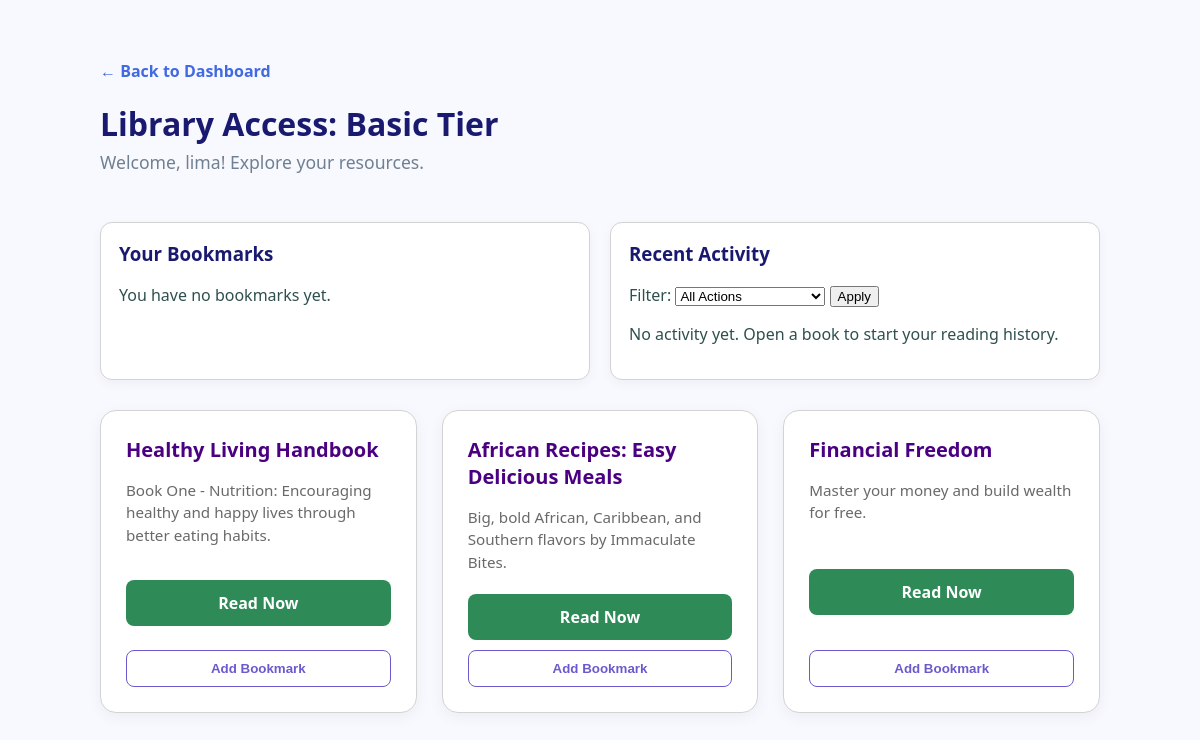
The page /backend/api/books.php (signed in) on the database its author committed.
### tables this page shows
CREATE TABLE `books` (
  `id` int(11) NOT NULL,
  `title` varchar(255) NOT NULL,
  `description` text DEFAULT NULL,
  `membership_required` enum('Basic','Premium','VIP') DEFAULT 'Basic',
  `file_path` varchar(255) NOT NULL
);

### backend/api/books.php (the view, shortened to what this page needs)
<?php
include "config.php";
function resolveCurrentUser(mysqli $conn): ?array {
    $rawPhone = $_SESSION['phone'] ?? '';
    $phone = str_replace([' ', '+'], '', $rawPhone);
    if ($phone === '') {
        return null;
    }
    $phone0 = '0' . substr($phone254, 3);
    $stmt = $conn->prepare("SELECT id, fullname, membership, payment_status FROM users WHERE phone = ? OR phone = ? LIMIT 1");
    $stmt->bind_param("ss", $phone254, $phone0);
    $stmt->execute();
    $result = $stmt->get_result();
    return $result ? $result->fetch_assoc() : null;
}
$user = resolveCurrentUser($conn);
$user_membership = $user['membership'] ?? ($_SESSION['membership'] ?? "Basic");
$levels = ['Basic' => 0, 'Premium' => 1, 'VIP' => 2];
$bookmarksByBookId = [];
$bookmarkBooks = [];
$activityRows = [];
$activityFilter = $_GET['activity_filter'] ?? 'all';
?>
<!DOCTYPE html>
<html lang="en">
<head>
</head>
<body>
<div class="container">
    <div style="margin-bottom: 20px;">
        <a href="../../frontend/index.php" class="btn-back">← Back to Dashboard</a>
    </div>
    <div class="header">
        <div>
            <h1>Library Access: <?php echo htmlspecialchars($user_membership); ?> Tier</h1>
            <p class="subtitle">Welcome, <?php echo htmlspecialchars($_SESSION['fullname']); ?>! Explore your resources.</p>
        </div>
    </div>
    <div class="info-panels">
        <div class="panel">
            <h3>Your Bookmarks</h3>
            <?php if (count($bookmarkBooks) === 0): ?>
                <p>You have no bookmarks yet.</p>
            <?php endif; ?>
        </div>
        <div class="panel">
            <h3>Recent Activity</h3>
            <form class="activity-filter" method="GET">
                <label for="activity_filter">Filter:</label>
                <select id="activity_filter" name="activity_filter">
                    <option value="all" <?php echo ($activityFilter === 'all') ? 'selected' : ''; ?>>All Actions</option>
                </select>
                <button class="btn-small" type="submit">Apply</button>
            </form>
            <?php if (count($activityRows) === 0): ?>
                <p>No activity yet. Open a book to start your reading history.</p>
            <?php endif; ?>
        </div>
    </div>
    <?php
    $sql = "SELECT * FROM books";
    $result = $conn->query($sql);
    if ($result && $result->num_rows > 0) {
        echo "<div class='book-grid'>";
        while ($row = $result->fetch_assoc()) {
            $required = $row['membership_required'];
            if (isset($levels[$required]) && $levels[$user_membership] >= $levels[$required]) {
                $bookId = (int) $row['id'];
                $isBookmarked = isset($bookmarksByBookId[$bookId]);
                echo "<div class='book-card'>";
                echo "<div>";
                echo "<h3>" . htmlspecialchars($row["title"]) . "</h3>";
                echo "<p>" . htmlspecialchars($row["description"]) . "</p>";
                echo "</div>";
                echo "<a href='read_book.php?id=" . $bookId . "' class='btn-read'>Read Now</a>";
                echo "<form method='POST' action='bookmark.php'>";
                echo "<button type='submit' class='btn-bookmark " . ($isBookmarked ? "active" : "") . "'>" . ($isBookmarked ? "Remove Bookmark" : "Add Bookmark") . "</button>";
                echo "</form>";
                echo "</div>";
            }
        }
        echo "</div>";
    } else {
        echo "<div class='alert-card' style='border-left-color: DarkOrange;'>";
        echo "<h3 style='color: DarkOrange;'>No Books Available</h3>";
        echo "<p>We couldn't find any books for your level yet. Please check back soon.</p>";
        echo "</div>";
    }
    ?>
</div>
</body>
</html>

### backend/api/books.php (style rules this page uses)
body { font-family: "Segoe UI", Arial, sans-serif; margin: 0; background: GhostWhite; color: DarkSlateGray; min-height: 100vh; }
.container { max-width: 1000px; margin: 40px auto; padding: 20px; }
.header { display: flex; justify-content: space-between; align-items: center; margin-bottom: 30px; }
h1 { color: MidnightBlue; margin: 0; }
.subtitle { color: SlateGray; margin-top: 5px; font-size: 1.1rem; }
.btn-back { text-decoration: none; color: RoyalBlue; font-weight: bold; display: inline-flex; align-items: center; gap: 5px; transition: 0.2s; }
.btn-read { background: SeaGreen; color: White; padding: 12px 20px; text-decoration: none; border-radius: 8px; display: inline-block; font-weight: bold; transition: 0.3s; text-align: center; width: 100%; box-sizing: border-box; border: none; }
.btn-bookmark { background: White; color: SlateBlue; padding: 10px 14px; border-radius: 8px; border: 1px solid SlateBlue; font-weight: bold; width: 100%; box-sizing: border-box; margin-top: 10px; cursor: pointer; }
.book-grid { display: grid; grid-template-columns: repeat(auto-fill, minmax(280px, 1fr)); gap: 25px; margin-top: 30px; }
.book-card { background: White; padding: 25px; border-radius: 16px; box-shadow: 0 4px 15px rgba(0,0,0,0.05); border: 1px solid LightGray; display: flex; flex-direction: column; justify-content: space-between; transition: 0.3s; }
.book-card h3 { margin: 0 0 10px 0; color: Indigo; font-size: 1.25rem; }
.book-card p { font-size: 0.95rem; color: DimGray; line-height: 1.5; margin-bottom: 20px; flex-grow: 1; }
.info-panels { display: grid; grid-template-columns: repeat(auto-fit, minmax(290px, 1fr)); gap: 20px; margin-top: 28px; }
.panel { background: White; padding: 18px; border-radius: 12px; border: 1px solid LightGray; box-shadow: 0 4px 12px rgba(0,0,0,0.04); }

### rows shown on the page
books: title "Healthy Living Handbook", description "Book One - Nutrition: Encouraging healthy and happy lives through better eating habits.", shows "Add Bookmark"
books: title "African Recipes: Easy Delicious Meals", description "Big, bold African, Caribbean, and Southern flavors by Immaculate Bites.", shows "Add Bookmark"
books: title "Financial Freedom", description "Master your money and build wealth for free.", shows "Add Bookmark"

### other values the page prints
$user_membership "Basic"
$_SESSION['fullname'] "lima"
